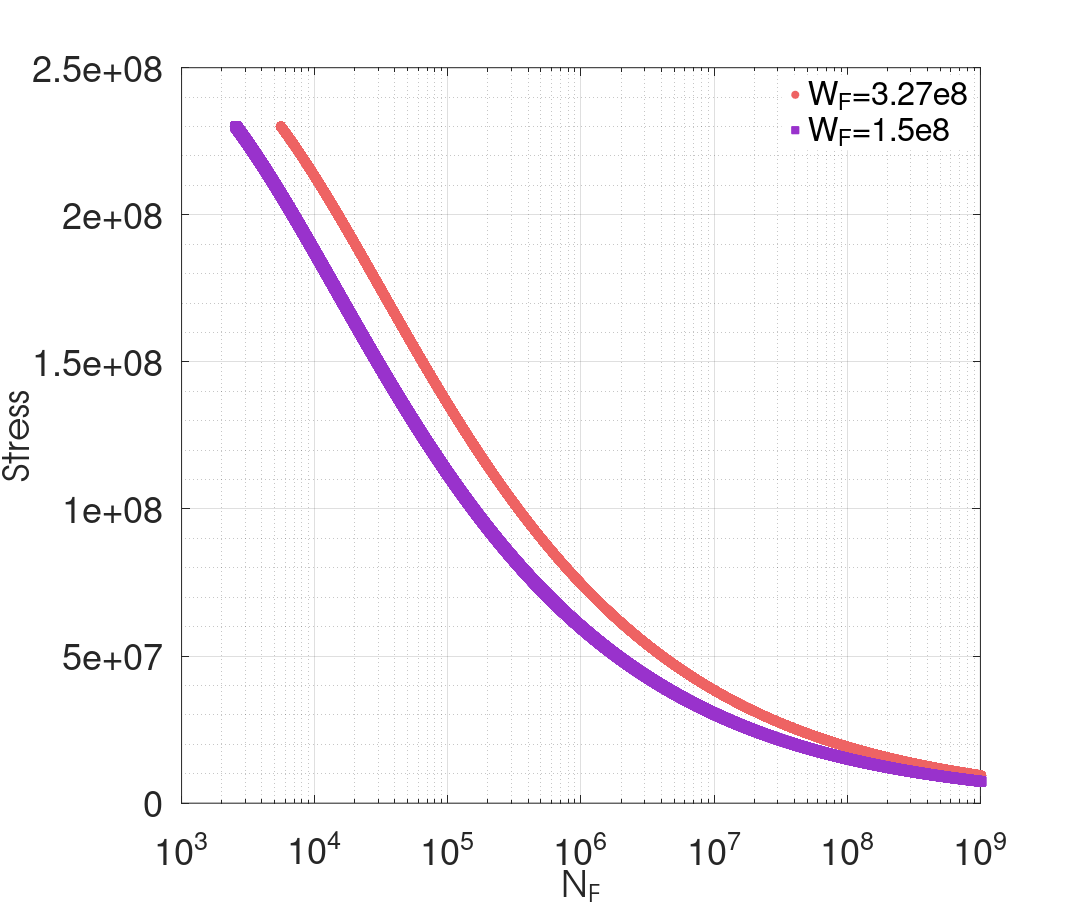

Write MATLAB code to recreate this figure.
clear;clc;close all;
%---------------------Verified parameters in random loading case-----------------------------
b1=1.1;                    %weakening scales distribution exponent
b2=1.1;                    %weakening scales distribution exponent
a1=0.1;                %sensitivity of sequence effect(control alp>0)
a2=0.1;                %sensitivity of sequence effect(control alp>0)
W01=3.27e8;            %dissipated energy to failure per unit volume
W02=1.5e8;            %dissipated energy to failure per unit volume
%---------------------Verified parameters in constant loading case-----------------------------
y=230e6;           %macroscopic yield stress
E=72e9;              %Young's modulus
k=6e8;                 %hardening parameter
nu=0.3;                     %poisson's ratio
sigu=320e6;             %ultimite stress
lam=0.1;               %hydrostatic pressure sensitivity


%---------------a b correspond to high and low bounds of cyclic load, 1 2
%correspond to  different parameters comparison------------------
stress11=1000:1000:y;
m=0.1*stress11;
Smax=sqrt(2/3).*stress11;
hydroa=1/3.*(stress11+m);
yielda=y-lam.*hydroa;
smina=yielda.*Smax.^-1;
hydrob=1/3.*(-stress11+m);
yieldb=y-lam.*hydrob;
sminb=yieldb.*Smax.^-1;
yieldm=(yielda+yieldb)/2;
alphamax1=(1-a1.*(smina-1).^-b1);
alphamin1=(1-a1.*(sminb-1).^-b1);
alphamax2=(1-a2.*(smina-1).^-b2);
alphamin2=(1-a2.*(sminb-1).^-b2);
alpm1=(alphamax1+alphamin1)/2;
alpm2=(alphamax2+alphamin2)/2;

NF1=(1-alpm1).^-1*W01*E*(E+k*nu)*b1*(b1+1)*((4*(E-k)*(1+nu)*(b1-1)))^-1.*yieldm.^(b1-1).*Smax.^(-b1-1);
NF2=(1-alpm2).^-1*W02*E*(E+k*nu)*b2*(b2+1)*((4*(E-k)*(1+nu)*(b2-1)))^-1.*yieldm.^(b2-1).*Smax.^(-b2-1);


sn1=semilogx(NF1,stress11,'LineStyle', 'none','LineWidth', 1,'Marker', 'o', 'MarkerSize', 10, ...
            'MarkerEdgeColor', [238 99 99]/255, 'MarkerFaceColor',[238 99 99]/255);
hold on
sn2=semilogx(NF2,stress11,'LineStyle', 'none','LineWidth', 1,'Marker', 's', 'MarkerSize', 10, ...
            'MarkerEdgeColor', [153 50 204]/255, 'MarkerFaceColor',[153 50 204]/255);
grid on;
grid minor;
xlim([1e3 1e9]);
set(gca,'XTick',[1e0,1e1,1e2,1e3,1e4,1e5,1e6,1e7,1e8,1e9] );
% hTitle =title('S-N curve at constant amplitude stress with R=-1 in our model with different $W_F$');
hXLabel = xlabel('N_F');
hYLabel =ylabel('Stress');

hLegend=legend([sn1,sn2], 'W_F=3.27e8','W_F=1.5e8','Location','best');
set([hLegend, gca], 'FontSize', 40)
set(hLegend,'Box','on');
set(hLegend,'EdgeColor',[1 1 1]); %set the edge colour of the legend to white 
% Adjust font
set(gca, 'FontName', 'Helvetica')
set([hXLabel, hYLabel], 'FontName', 'AvantGarde')
set([hXLabel, hYLabel], 'FontSize',40)

% Adjust axes properties
set(gcf,'color','w'); %set figure background transparent
set(gca,'color','w'); %set axis transparent
% Maximize print figure
set(gcf,'outerposition',get(0,'screensize'));
set(gcf, 'PaperPositionMode', 'manual');
set(gcf, 'PaperUnits', 'points'); %[ {inches} | centimeters | normalized | points ]
set(gcf, 'PaperPosition', [0 0 1200 1000]); %set(gcf,'PaperPosition',[left,bottom,width,height])
 saveas(gcf,'F:\Git\Anew\figures\SNWF.png');